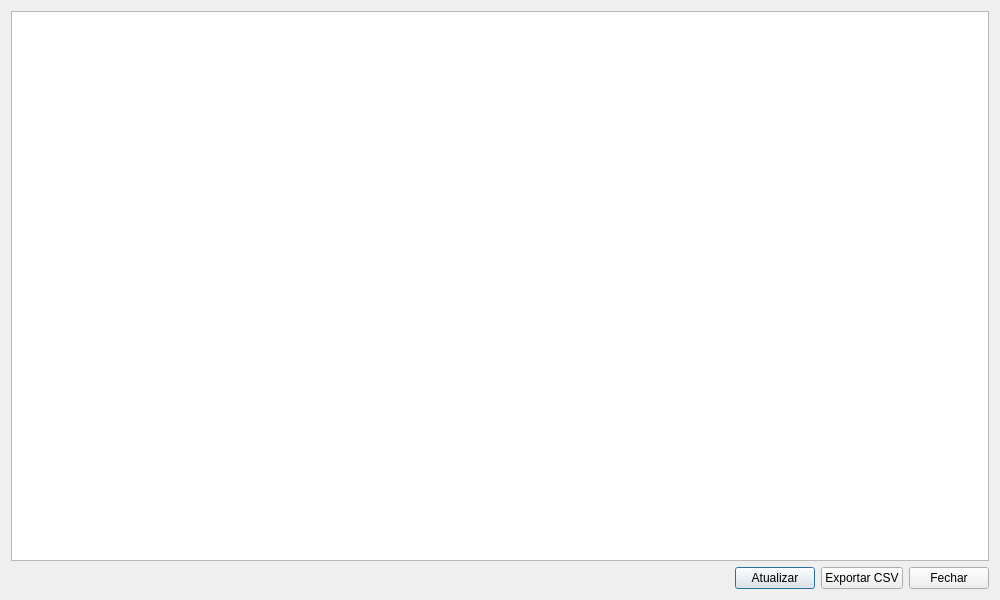
<?xml version="1.0" encoding="UTF-8"?>
<ui version="4.0">
 <class>VersaoRelacionamentoDialog</class>
 <widget class="QDialog" name="VersaoRelacionamentoDialog">
  <property name="geometry">
   <rect>
    <x>0</x>
    <y>0</y>
    <width>1000</width>
    <height>600</height>
   </rect>
  </property>
  <property name="windowTitle">
   <string>Relacionamentos entre Versões</string>
  </property>
  <layout class="QVBoxLayout" name="verticalLayout">
   <item>
    <widget class="QTableWidget" name="relationshipsTable">
     <property name="editTriggers">
      <set>QAbstractItemView::NoEditTriggers</set>
     </property>
     <property name="selectionBehavior">
      <enum>QAbstractItemView::SelectRows</enum>
     </property>
     <property name="sortingEnabled">
      <bool>true</bool>
     </property>
     <attribute name="horizontalHeaderStretchLastSection">
      <bool>true</bool>
     </attribute>
    </widget>
   </item>
   <item>
    <layout class="QHBoxLayout" name="bottomLayout">
     <item>
      <spacer name="horizontalSpacer">
       <property name="orientation">
        <enum>Qt::Horizontal</enum>
       </property>
       <property name="sizeHint" stdset="0">
        <size>
         <width>40</width>
         <height>20</height>
        </size>
       </property>
      </spacer>
     </item>
     <item>
      <widget class="QPushButton" name="refreshButton">
       <property name="text">
        <string>Atualizar</string>
       </property>
      </widget>
     </item>
     <item>
      <widget class="QPushButton" name="exportCSVButton">
       <property name="text">
        <string>Exportar CSV</string>
       </property>
      </widget>
     </item>
     <item>
      <widget class="QPushButton" name="closeButton">
       <property name="text">
        <string>Fechar</string>
       </property>
      </widget>
     </item>
    </layout>
   </item>
  </layout>
 </widget>
 <resources/>
 <connections/>
</ui>
